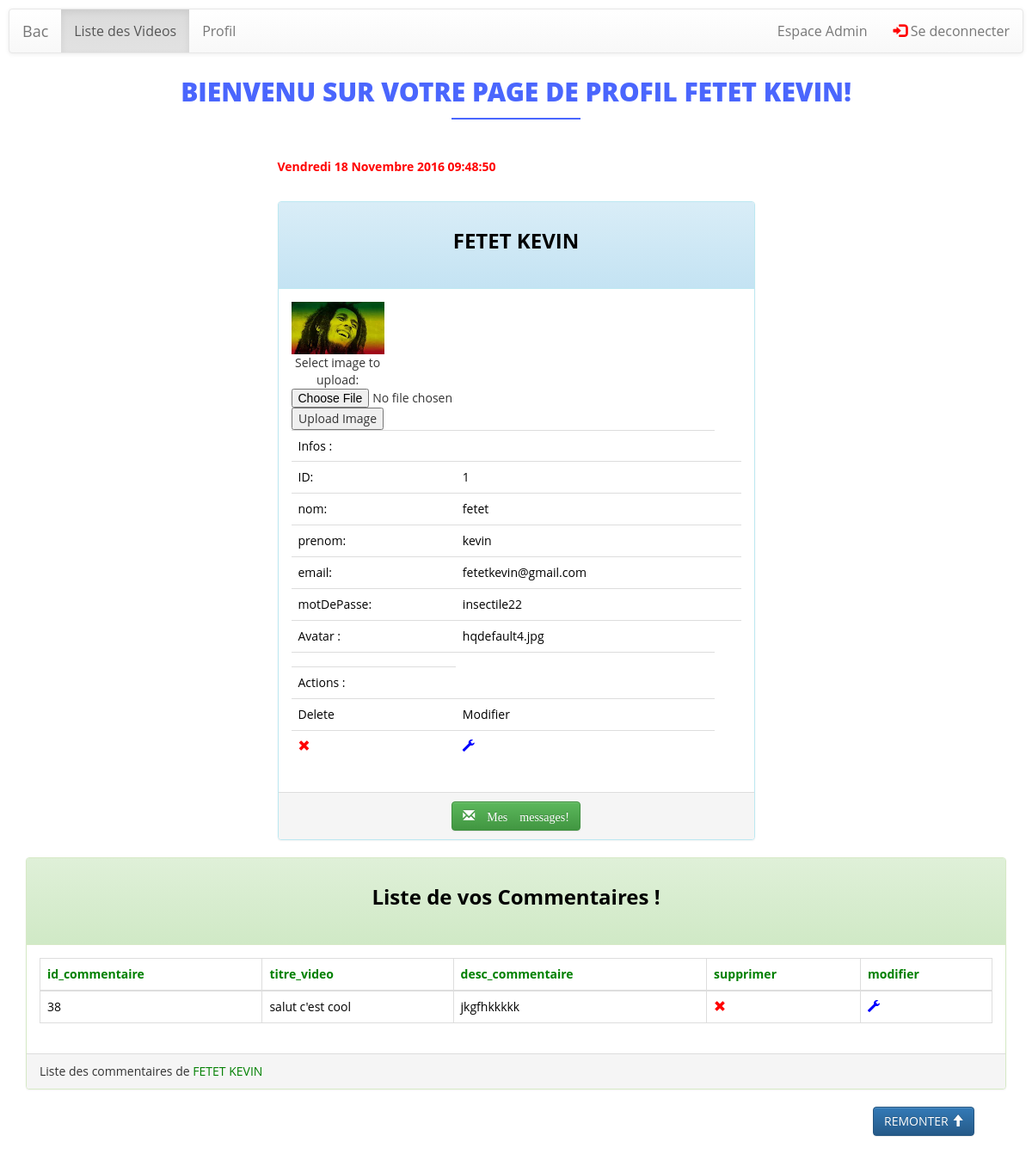
/profil.php (signed in), run on an earlier commit of the app's database.
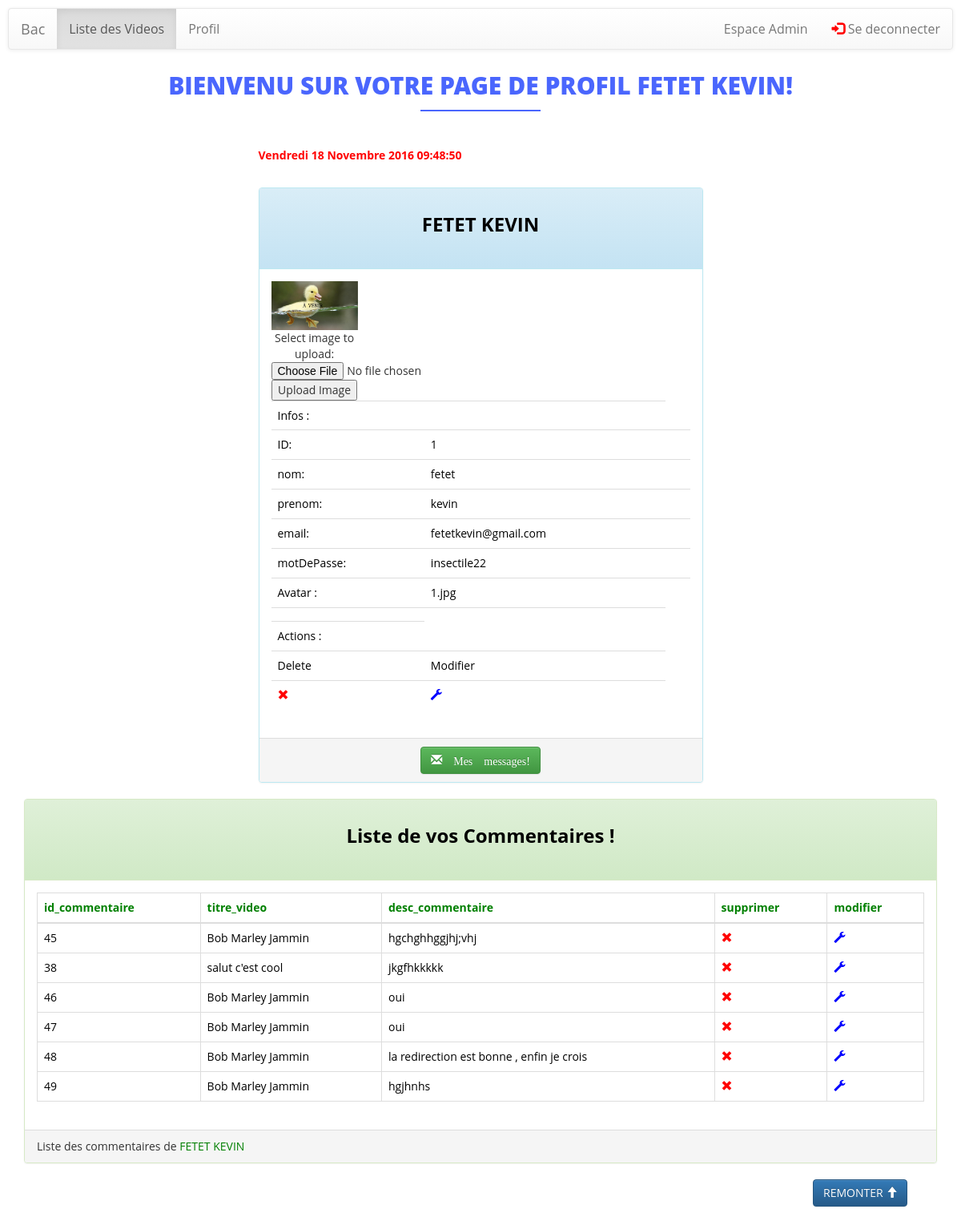
And on a later commit of the database.
### tables this page shows
CREATE TABLE `users` (
  `id_user` int(11) NOT NULL,
  `nom` varchar(255) NOT NULL,
  `prenom` varchar(255) NOT NULL,
  `email` varchar(255) NOT NULL,
  `motDePasse` varchar(255) NOT NULL,
  `avatar_user` varchar(255) NOT NULL,
  `roles_id_role` int(11) NOT NULL
);

CREATE TABLE `commentaires` (
  `id_commentaire` int(11) NOT NULL,
  `id_video` int(11) NOT NULL,
  `commentaire_id_user` int(11) NOT NULL,
  `desc_commentaire` varchar(20000) NOT NULL,
  `date_commentaire` varchar(255) NOT NULL
);

CREATE TABLE `videos` (
  `id_video` int(11) NOT NULL,
  `url_video` varchar(255) NOT NULL,
  `vignette_video` varchar(255) NOT NULL,
  `titre_video` varchar(255) NOT NULL,
  `desc_video` varchar(2000) NOT NULL,
  `categorie_video` varchar(255) NOT NULL,
  `date_video` date DEFAULT NULL,
  `etat_video` varchar(20) NOT NULL
);

### profil.php (the view, shortened to what this page needs)
<!DOCTYPE html>
<html lang="fr">
<head>
    <link rel="stylesheet" href="https://maxcdn.bootstrapcdn.com/bootstrap/3.3.6/css/bootstrap.min.css">
    <link rel="stylesheet" href="https://maxcdn.bootstrapcdn.com/bootstrap/3.3.6/css/bootstrap-theme.min.css">
    <link href="assets/css/style.css" rel="stylesheet" />
    <link href="assets/css/custom.css" rel="stylesheet" />
</head>
<body>
<?php include('navbar.php'); ?>
<h1>Bienvenu sur votre page de profil <?= $_SESSION["nom"].' '.$_SESSION['prenom']; ?>!</h1>
<?php
$link = mysqli_connect('localhost','knab','knab','bac');
?>
<div class="container">
    <div class="row">
        <div class="col-md-6 col-md-offset-3 ">
            <p class=" text-info" id="date_heure" style="color:red;font-weight:bold;">
            </p>
        </div>
        <div class="col-xs-12 col-sm-12 col-md-6 col-lg-6 col-xs-offset-0 col-sm-offset-0 col-md-offset-3 col-lg-offset-3 toppad" >
            <?php
            $users = 'SELECT * FROM users WHERE id_user = '.$_SESSION["id_user"].'';
            $reponse = mysqli_query($link, $users);
            if(mysqli_num_rows($reponse)>0){
            while ($row = mysqli_fetch_assoc($reponse)) {
            ?>
            <div class="panel panel-info">
                <div class="panel-heading">
                    <h3 class="text-center"><?= strtoupper($row["nom"]).' '.strtoupper($row['prenom']); ?></h3>
                </div>
                <div class="panel-body">
                    <div class="row">
                        <div class="col-md-3 col-lg-3 " align="center">
                            <img alt="User Pic" src="uploads/<?= $row['avatar_user']; ?>"
                                 class="img-squarre img-responsive">
                            <form action="upload.php" method="post" enctype="multipart/form-data">
                                Select image to upload:
                                <input type="file" name="fileToUpload" id="fileToUpload">
                                <input type="submit" value="Upload Image" name="submit">
                            </form>
                        </div>
                        <div class=" col-md-12 col-lg-12 ">
                            <table class="table table-user-information">
                                <tbody>
                                <?php
                                echo '<form action="modifier_user_profil.php" method="post">';
                                ?>
                                <tr>
                                    <td><span>Infos :</span></td>
                                    <td></td>
                                </tr>
                                <tr class="<?php $row['id_user']; ?>">
                                <tr class="<?php $row['id_user']; ?>">
                                    <td>ID:</td>
                                    <td><?= $row['id_user']; ?></td>
                                    <td><input class='modifier' type='hidden' name='id_user'
                                               value="<?= $row['id_user']; ?>"></td>
                                </tr>
                                <tr class="<?php $row['nom']; ?>">
                                    <td>nom:</td>
                                    <td><?= $row['nom']; ?></td>
                                    <td><input class='modifier' type='hidden' name='nom'
                                               value="<?= $row['nom']; ?>"></td>
                                </tr>
                                <tr class="<?php $row['prenom']; ?>">
                                    <td>prenom:</td>
                                    <td><?= $row['prenom']; ?></td>
                                    <td><input class='modifier' type='hidden' name='prenom'
                                               value="<?= $row['prenom']; ?>"></td>
                                </tr>
                                <tr class="<?php $row['email']; ?>">
                                    <td>email:</td>
                                    <td><?= $row['email']; ?></td>
                                    <td><input class='modifier' type='hidden' name='email'
                                               value="<?= $row['email']; ?>"></td>
                                </tr>
                                <tr class="<?php $row['motDePasse']; ?>">
                                    <td>motDePasse:</td>
                                    <td><?= $row['motDePasse']; ?></td>
                                    <td><input class='modifier' type='hidden' name='motDePasse'
                                               value="<?= $row['motDePasse']; ?>"></td>
                                </tr>
                                <tr class="<?php $row['avatar_user']; ?>">
                                    <td>Avatar :</td>
                                    <td><?= $row["avatar_user"]; ?></td>
                                    <td><input class='modifier' type='hidden' name='avatar_user'
                                               value="<?= $row['avatar_user']; ?>"></td>
                                </tr>
                                <tr>
                                    <td></td>
                                    <td></td>
                                </tr>
                                <tr>
                                    <td><span>Actions :</span></td>
                                </tr>
                                <?php
                                echo '<tr>';
                                echo '<td>Delete</td>';
                                echo '<td>Modifier</td>';
                                echo '</tr>';
                                $champSupprimer = '<td><a class="supprimer" id="' . $row["id_user"] . '"
                                    href="supprimer_user_profil.php?id_user=' . $row["id_user"] . '" onclick="removeUser(' . $row["id_user"] . ')">
                                    <span class="glyphicon glyphicon-remove"  style="color:red;" aria-hidden="true"></span></a>';
                                echo $champSupprimer;
                                $champModifier = ' <td><a  class="modifier" id="' . $row["id_user"] . '" >
                                    <span class="glyphicon glyphicon-wrench" style="color:blue;" aria-hidden="true"></span></a>
                                    <input type="submit" name="modifier" value="modifier"></td>';
                                echo $champModifier;
                                echo "</tr>";
                                echo '</form>';
                                ?>
                                </tbody>
                                <?php
                                }
                                }
                            ?>
                            </table>
                        </div>
                    </div>
                </div>
                <div class="panel-footer">
                    <center><a href="#" class="btn btn-success"><i class="glyphicon glyphicon-envelope"> Mes messages!</i></a></center>
                </div>
            </div>
        </div>
    </div>
</div>
<?php include('listCommentairesProfil.php'); ?>
<?php include('remonter.php'); ?>
</body>
</html>

### navbar.php (shortened to what this page needs)
<div class="Navbar" id="bdn">
    <nav role="navigation" class="navbar navbar-default">
        <div class="navbar-header">
            <a href="index.php" class="navbar-brand">Bac</a>
        </div>
        <div id="navbarCollapse" class="collapse navbar-collapse">
            <ul class="nav navbar-nav">
                <li class="active"><a href="index.php">Liste des Videos</a></li>
            </ul>
            <?php
            if($_SESSION['logged']) {
                ?>
                <ul class="nav navbar-nav">
                    <li><a href="profil.php">Profil</a></li>
                </ul>
                <?php
            }
            ?>
            <ul class="nav navbar-nav navbar-right">
                <?php
                if($_SESSION['logged'] && $_SESSION['nom_role'] == "admin") {
                    echo '<li ><a href = "admin.php" > Espace Admin </a ></li >';
                }
                ?>
                <?php
                if ($_SESSION['logged']) {
                    echo '<li><a href = "deco.php" ><span class="glyphicon glyphicon-log-in"  style="color:red;"></span > Se deconnecter</a ></li>';
                }
                ?>
            </ul>
        </div>
    </nav>
</div>

### listCommentairesProfil.php (shortened to what this page needs)
<div class="container">
    <div class="panel panel-success">
        <div class="panel-heading"><h3 class="text-center">Liste de vos Commentaires !</h3>
        </div>
        <div class="panel-body">
<?php
include('config.php');
$tableHeading =array('id_commentaire',
    'titre_video',
    'desc_commentaire');
$tableHeading[]='supprimer';
$tableHeading[]='modifier';
echo "<table id='table' class='table table-bordered table-responsive table-hover'>";
echo "<thead><tr>";
$i=0;
$tailleChamps = count($tableHeading);
for( $i; $i < $tailleChamps; $i++)
{  ?>
    <th><?=$tableHeading[$i]?></th>
<?php }
echo "</tr></thead>";
$roles = 'SELECT *
                    FROM commentaires
                    INNER JOIN videos
                    ON commentaires.id_video = videos.id_video
                    WHERE commentaire_id_user = '.$_SESSION["id_user"].'';
$reponse = mysqli_query($link, $roles);
echo "<tbody>";
if(mysqli_num_rows($reponse)>0){
    while($row = mysqli_fetch_assoc($reponse)){
        echo '<form action="modifierCommentaireProfil.php" method="post">';
        echo "<tr class='".$row['id_commentaire']."'>";
        echo "<td class='".$row['id_commentaire']."'>".$row['id_commentaire']."<input type='hidden' name='id_commentaire' value='".$row['id_commentaire']."'></td>";;
        echo "<td class='".$row['titre_video']."'>".$row['titre_video'];
        echo "<td class='".$row['desc_commentaire']."'>".$row['desc_commentaire']."<input type='hidden' name='desc_commentaire' value='".$row['desc_commentaire']."'></td>";
        $champSupprimer = '<td><a id="'.$row["id_commentaire"].'" href="javascript:void(0)" onclick="removeUser('.$row["id_commentaire"].')"><span class="glyphicon glyphicon-remove"  style="color:red;" aria-hidden="true"></span></a></td>';
        echo $champSupprimer;
        $champModifier = ' <td><a  class="modifier" id="'.$row["id_commentaire"].'" >
						<span class="glyphicon glyphicon-wrench" style="color:blue;" aria-hidden="true"></span></a>
						<input type="submit" name="modifier" value="modifier"></td>';
        echo $champModifier;
        echo "</tr>";
        echo '</form>';
    }
}
echo "</tbody>";
echo "</table>";
?>
            </div>
        <div class="panel-footer">Liste des commentaires de <span style="color:green;"><?= strtoupper($_SESSION["nom"]).' '.strtoupper($_SESSION['prenom']); ?></span></div>
    </div>
</div>

### remonter.php
<div class="container-fluid">
    <div class="row">
        <div class="col-md-2 col-sm-2 col-xs-2 col-md-offset-10 col-sm-offset-10 col-xs-offset-9">
            <a id="retour_haut_page" class="btn btn-primary" href="javascript:void(0)">REMONTER
                <span class="glyphicon glyphicon-arrow-up"></span>
            </a>
        </div>
    </div>
</div>
<br>
<br>

### assets/css/style.css (style rules this page uses)
h1, h2, h3, h4, h5, h6 { font-family:'Open Sans', sans-serif; font-weight: bold; color: white; }
h1 { line-height:50px; font-weight:900; font-size:30px; text-transform:uppercase; text-align:center; color:#4A66FD; }
h1::after { display: block; content: ""; height: 2px; width: 150px; background: #4A66FD; margin: 5px auto 40px; }
.text-center { text-align:center; }
h3 { line-height:30px; padding-bottom:20px; }
p { font-weight:300; line-height:30px; padding-bottom:15px; }
.navbar { font-size: 16px; }

### assets/css/custom.css (style rules this page uses)
html { margin:0; padding:0; }
body { background: url('http://wallpoper.com/images/00/15/58/86/solid-color_00155886.jpg'); background-size: 100% 100%; background-repeat: no-repeat; margin: 0; padding:0; }
h3 { color:black; }
a { color:green; }
th { color:green; }
tr { color:black; }
td { color:black; }

### navbar.php (style rules this page uses)
.Navbar { margin: 10px; }

What changed in the data, as far as the page shows it:
changed users "FETET": avatar_user: picture added in place of a placeholder; avatar_user "hqdefault4.jpg" → "1.jpg"
added commentaires: id_commentaire "45", id_video.titre_video "Bob Marley Jammin", desc_commentaire "hgchghhggjhj;vhj"
added commentaires: id_commentaire "46", id_video.titre_video "Bob Marley Jammin", desc_commentaire "oui"
added commentaires: id_commentaire "47", id_video.titre_video "Bob Marley Jammin", desc_commentaire "oui"
added commentaires: id_commentaire "48", id_video.titre_video "Bob Marley Jammin", desc_commentaire "la redirection est bonne , enfin je crois"
added commentaires: id_commentaire "49", id_video.titre_video "Bob Marley Jammin", desc_commentaire "hgjhnhs"
